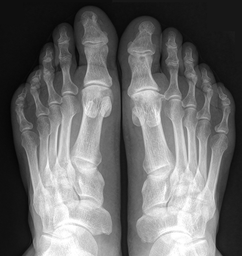
#> input picture images/feet.png, 242 x 256 px, shrunk from 677 x 717 before the run
$ python robinson.py
#> lines starting #> are read from the running program, lines starting #| are printed output that depends on the picture
import cv2
import numpy as np
import math
from matplotlib import pyplot as plt
from PIL import Image
from PIL import ImageDraw
from PIL import ImageColor

img = cv2.imread('./images/feet.png', 0)
#> img is the input picture: shape (256, 242); min 5, max 255, mean 105.7

width = len(img[0])
#> width = 242
height = len(img)
#> height = 256

img2 = img.copy()

matrices = [
    [
        [1, 2, 1],
        [0, 0, 0],
        [-1, -2, -1]
    ],

    [
        [2, 1, 0],
        [1, 0, -1],
        [-0, -1, -2]
    ],

    [
        [1, 0, -1],
        [2, 0, -2],
        [1, 0, -1]
    ],

    [
        [0, -1, -2],
        [1, 0, -1],
        [2, 1, 0]
    ],

    [
        [-1, -2, -1],
        [-3, 0, -3],
        [1, 2, 1]
    ],

    [
        [-2, -1, -0],
        [-1, 0, 1],
        [0, 1, 2]
    ],

    [
        [-1, 0, 1],
        [-2, 0, 2],
        [-1, 0, 1]
    ],

    [
        [0, 1, 2],
        [-1, 0, 1],
        [-2, -1, 0]
    ],
]

for i in range(1, width - 1):
    for j in range(1, height - 1):
        img2[j][i] = -1000
        for matrix in matrices:
            temp = (
                matrix[0][0] * img[j - 1][i - 1] +
                matrix[0][1] * img[j - 1][i] +
                matrix[0][2] * img[j - 1][i + 1] +
                matrix[1][0] * img[j][i - 1] +
                matrix[1][2] * img[j][i + 1] +
                matrix[2][0] * img[j + 1][i - 1] +
                matrix[2][1] * img[j + 1][i] +
                matrix[2][2] * img[j + 1][i + 1]
            )

            if temp > img2[j][i]:
                img2[j][i] = temp
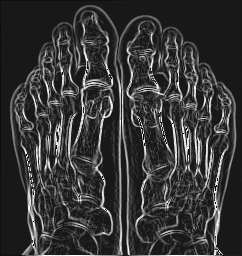
#> img2: shape (256, 242); min 0, max 255, mean 55.4

plt.subplot(121)
plt.imshow(img, cmap = 'gray')
plt.title('Original image')

plt.subplot(122)
plt.imshow(img2, cmap = 'gray')
plt.title('Robinson operator')

plt.show()
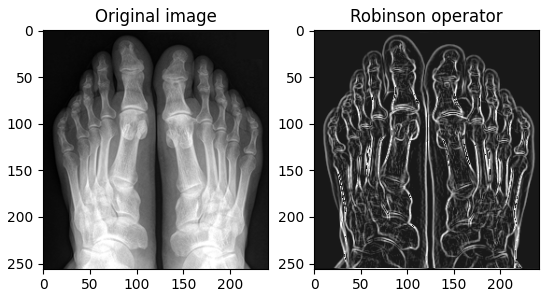
#> figure drawn by matplotlib, 2 panels

$ run again, with images/brush.png copied over images/feet.png
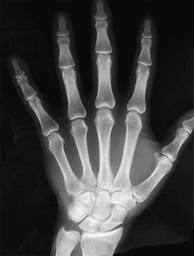
#> input picture images/brush.png, 194 x 256 px, shrunk from 576 x 762 before the run
#> img is the input picture: shape (256, 194); min 3, max 249, mean 64.3
#> width = 194
#> height = 256
#> after the loop `for i in range(1, width - 1):`:
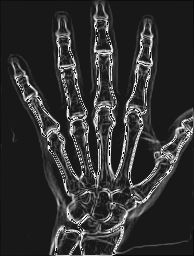
#> img2: shape (256, 194); min 0, max 255, mean 48.8
#> `plt.show()`:
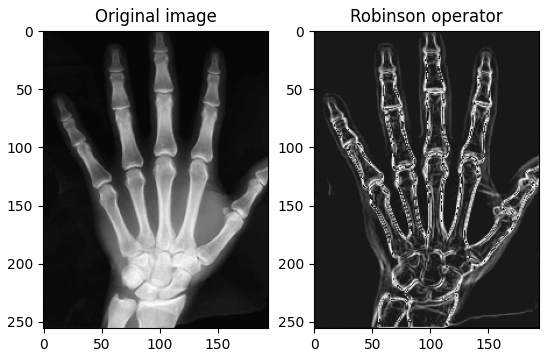
#> figure drawn by matplotlib, 2 panels

$ run again, with images/brushes.png copied over images/feet.png
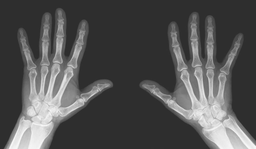
#> input picture images/brushes.png, 256 x 149 px, shrunk from 960 x 560 before the run
#> img is the input picture: shape (149, 256); min 42, max 249, mean 83.2
#> width = 256
#> height = 149
#> after the loop `for i in range(1, width - 1):`:
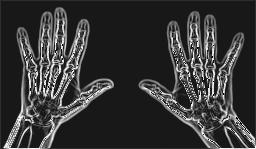
#> img2: shape (149, 256); min 0, max 255, mean 55.2
#> `plt.show()`:
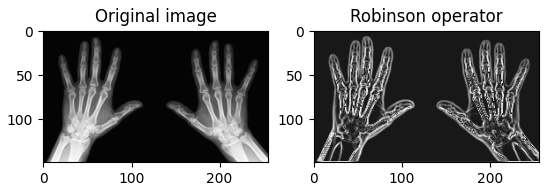
#> figure drawn by matplotlib, 2 panels

$ run again, with images/knee.png copied over images/feet.png
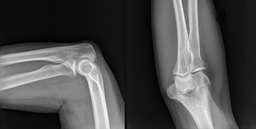
#> input picture images/knee.png, 256 x 129 px, shrunk from 800 x 402 before the run
#> img is the input picture: shape (129, 256); min 0, max 252, mean 76.1
#> width = 256
#> height = 129
#> after the loop `for i in range(1, width - 1):`:
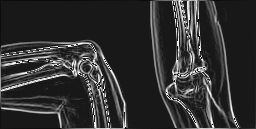
#> img2: shape (129, 256); min 0, max 255, mean 49.3
#> `plt.show()`:
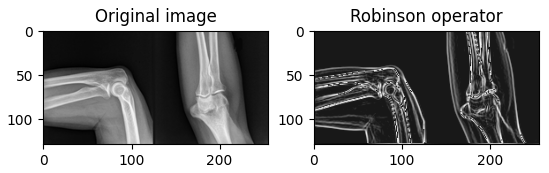
#> figure drawn by matplotlib, 2 panels
